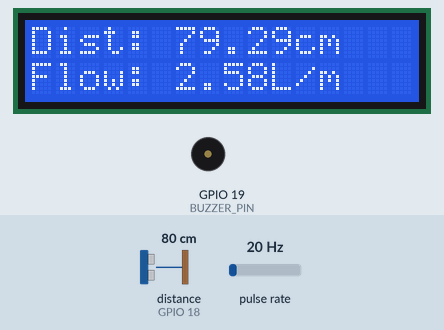
The sketch below on a simulated ESP32. Shown: 16×2 character LCD, buzzer (waves = sounding, pin HIGH). Wiring (inferred from the names in the program): ultrasonic range finder: trigger GPIO 5; echo GPIO 18; pulse sensor: data GPIO 27. The inputs (shaded band) are chosen by the test bench; at power-on: distance to the obstacle (sensor on GPIO 18) 80 cm, pulse rate 20 Hz. The echo pulse lasts 58.3 µs per cm; WiFi joins after 1.5 s; servers stay silent unless stated; uploads are accepted with an empty reply; pins used as bus, display or sensor lines are not drawn; what the sketch prints to the serial monitor is not drawn.

Above: at 2.7 s.
2.8 s: distance to the obstacle (sensor on GPIO 18) set to 12 cm
At 4.5 s:
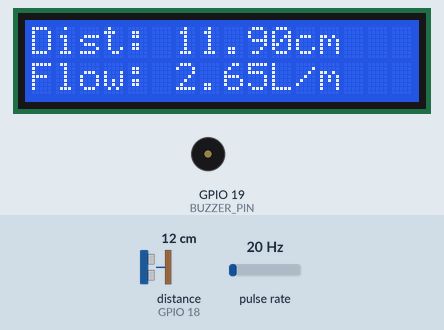
5.6 s: distance to the obstacle (sensor on GPIO 18) set to 9 cm
At 6.9 s:
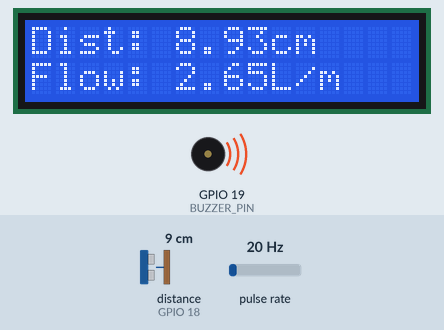
7.7 s: pulse rate (sensor on GPIO 27) set to 4 Hz
At 9.6 s:
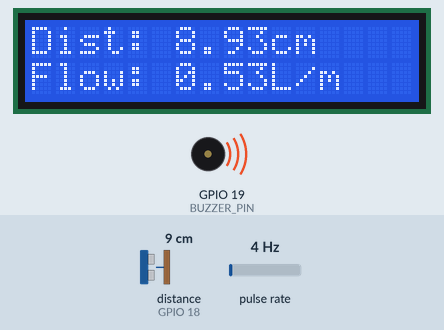
10.8 s: pulse rate (sensor on GPIO 27) set to 50 Hz
At 13.1 s:
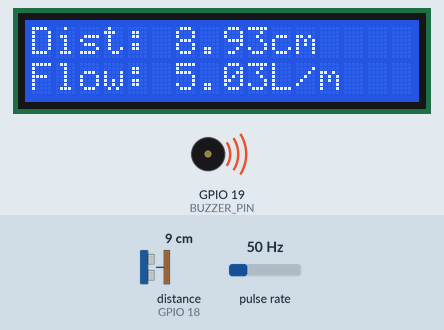
14.1 s: distance to the obstacle (sensor on GPIO 18) set to 2 cm
At 16.4 s:
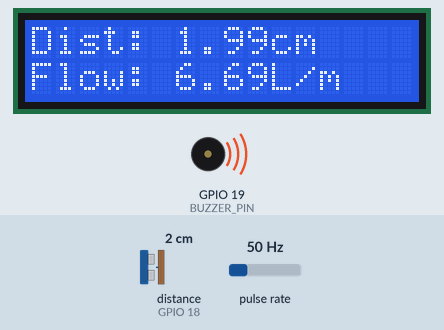
17.3 s: pulse rate (sensor on GPIO 27) set to 100 Hz
At 20.9 s:
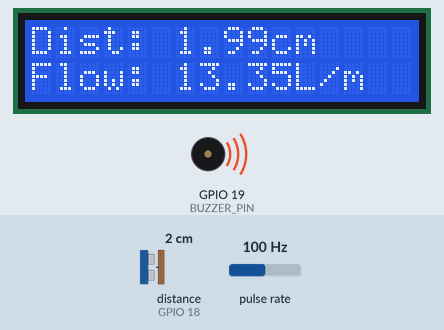
Timing chart, 0 to 21.6 s (numbered marks = the images above; inputs shaded):
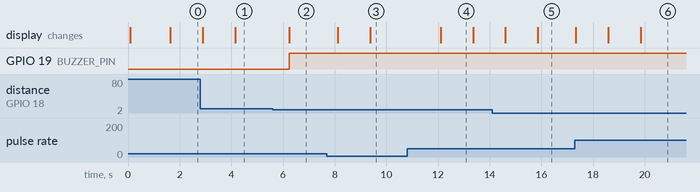

The sketch:

FloodProject.ino
```cpp
#include <WiFi.h>
#include <Wire.h>
#include <LiquidCrystal_I2C.h>
#include <HTTPClient.h>

// Pin Definitions
const int TRIG_PIN = 5;      // Ultrasonic sensor trigger
const int ECHO_PIN = 18;     // Ultrasonic sensor echo
const int BUZZER_PIN = 19;   // Buzzer
const int FLOW_PIN = 27;     // Flow sensor
const int SDA_PIN = 21;      // LCD SDA
const int SCL_PIN = 22;      // LCD SCL

// Constants
const float DANGER_LEVEL = 10.0;  // Distance in cm that triggers alarm
const float SPEED_OF_SOUND = 0.034;  // Speed of sound in cm/microsecond

// Flow sensor variables
volatile int flowFrequency = 0;  // Measures flow sensor pulses
float flowRate = 0.0;            // Calculated flow rate
unsigned int flowMilliLitres = 0;
unsigned long totalMilliLitres = 0;
unsigned long oldTime = 0;

// LCD setup (0x27 is the typical I2C address, adjust if needed)
LiquidCrystal_I2C lcd(0x27, 16, 2);

// WiFi credentials
const char* ssid1 = "6763";
const char* password1 = "0000002";
const char* ssid2 = "NTALE 1";
const char* password2 = "100100100";

// Google Script ID and URL
const char* scriptURL = "https://script.google.com/macros/s/AKfycbz0aCrDzH6-sqMpsxGcR-I4rXIVDzPDNJL_cnpW7p_qT8jkT0OfpKqmi8bpRJE2CEVhuQ/exec";

// Global variables for WiFi status
String currentSSID;      // Store which SSID we're connected to
bool wifiConnected = false;  // Track connection status

// Flow sensor interrupt service routine
void IRAM_ATTR flowPulseCounter() {
    flowFrequency++;
}

void setup() {
    Serial.begin(115200);

    // Initialize pins
    pinMode(TRIG_PIN, OUTPUT);
    pinMode(ECHO_PIN, INPUT);
    pinMode(BUZZER_PIN, OUTPUT);
    pinMode(FLOW_PIN, INPUT_PULLUP);

    // Initialize LCD
    Wire.begin(SDA_PIN, SCL_PIN);
    lcd.init();
    lcd.backlight();
    lcd.clear();
    lcd.print("Flood Monitor");
    lcd.setCursor(0, 1);
    lcd.print("Initializing...");

    // Setup flow sensor interrupt
    attachInterrupt(digitalPinToInterrupt(FLOW_PIN), flowPulseCounter, RISING);

    // Try to connect to first WiFi network
    Serial.println("Connecting to WiFi...");
    WiFi.begin(ssid1, password1);

    // Wait for 10 seconds to connect to first network
    int attempts = 0;
    while (WiFi.status() != WL_CONNECTED && attempts < 20) {
        delay(500);
        Serial.print(".");
        attempts++;
    }

    // If first network fails, try second network
    if (WiFi.status() != WL_CONNECTED) {
        Serial.println("\nFailed to connect to first network. Trying second network...");
        WiFi.disconnect();
        delay(1000);
        WiFi.begin(ssid2, password2);

        attempts = 0;
        while (WiFi.status() != WL_CONNECTED && attempts < 20) {
            delay(500);
            Serial.print(".");
            attempts++;
        }
    }

    if (WiFi.status() == WL_CONNECTED) {
        wifiConnected = true;
        currentSSID = WiFi.SSID();
        Serial.println("\nWiFi connected");
        Serial.print("Connected to: ");
        Serial.println(currentSSID);
        Serial.print("IP address: ");
        Serial.println(WiFi.localIP());
    } else {
        Serial.println("\nFailed to connect to any network");
        wifiConnected = false;
    }
}

float measureDistance() {
    // Trigger ultrasonic measurement
    digitalWrite(TRIG_PIN, LOW);
    delayMicroseconds(2);
    digitalWrite(TRIG_PIN, HIGH);
    delayMicroseconds(10);
    digitalWrite(TRIG_PIN, LOW);

    // Read echo
    long duration = pulseIn(ECHO_PIN, HIGH);
    float distance = duration * SPEED_OF_SOUND / 2;

    return distance;
}

void calculateFlow() {
    if ((millis() - oldTime) > 1000) {   // Update every second
        // Disable interrupt while calculating
        detachInterrupt(digitalPinToInterrupt(FLOW_PIN));

        // Calculate flow rate (pulses to L/min)
        // Sensor factor: 7.5 gives flow rate in L/min
        flowRate = ((1000.0 / (millis() - oldTime)) * flowFrequency) / 7.5;

        // Calculate flow in milliliters over the last second
        flowMilliLitres = (flowRate / 60) * 1000;

        // Add milliliters to total
        totalMilliLitres += flowMilliLitres;

        // Reset counter and timer
        oldTime = millis();
        flowFrequency = 0;

        // Re-enable interrupt
        attachInterrupt(digitalPinToInterrupt(FLOW_PIN), flowPulseCounter, RISING);
    }
}

void updateLCD(float distance, float flowRate) {
    lcd.clear();
    lcd.setCursor(0, 0);
    lcd.print("Dist: ");
    lcd.print(distance);
    lcd.print("cm");

    lcd.setCursor(0, 1);
    lcd.print("Flow: ");
    lcd.print(flowRate);
    lcd.print("L/m");
}

void checkFloodCondition(float distance) {
    if (distance < DANGER_LEVEL) {
        // Activate buzzer alarm
        digitalWrite(BUZZER_PIN, HIGH);
    } else {
        digitalWrite(BUZZER_PIN, LOW);
    }
}

void sendToGoogleSheets(float distance, float flowRate) {
    if (WiFi.status() == WL_CONNECTED) {
        HTTPClient http;
        String url = String(scriptURL) + "?distance=" + String(distance, 2) +
                    "&flowrate=" + String(flowRate, 2);

        http.begin(url);
        int httpCode = http.GET();

        if (httpCode > 0) {
            String response = http.getString();
            Serial.println("Data sent to Google Sheets: " + response);
        } else {
            Serial.println("Error sending data to Google Sheets");
        }

        http.end();
    }
}

void loop() {
    // Measure water level
    float distance = measureDistance();

    // Calculate flow rate
    calculateFlow();

    // Update LCD display
    updateLCD(distance, flowRate);

    // Print readings to Serial Monitor
    Serial.print("Distance: ");
    Serial.print(distance);
    Serial.print(" cm\t");
    Serial.print("Flow rate: ");
    Serial.print(flowRate);
    Serial.println(" L/min");

    // Check for flood conditions
    checkFloodCondition(distance);

    // Send data to Google Sheets every 5 seconds
    static unsigned long lastUpload = 0;
    if (millis() - lastUpload > 5000) {
        sendToGoogleSheets(distance, flowRate);
        lastUpload = millis();
    }

    delay(600);  // Small delay to prevent overwhelming the system
}
```

Measured:
- the behaviour switches between 11 and 10 cm on distance to the obstacle (sensor on GPIO 18) (found by bisection; images 1 and 2)
- after the input at 5.6 s, GPIO 19 (BUZZER_PIN): LOW → HIGH after 0.64 s; the display: changes after 0.64 s (image 2)
- after the input at 7.7 s, the display: first changes after 0.43 s (image 3 shows a later state)
- after the input at 10.8 s, the display: changes after 1.3 s (image 4)
- after the input at 14.1 s, the display: first changes after 0.51 s (image 5 shows a later state)
- what the display in image 4 shows lasts 1.3 s, from 12.1 s to 13.4 s
